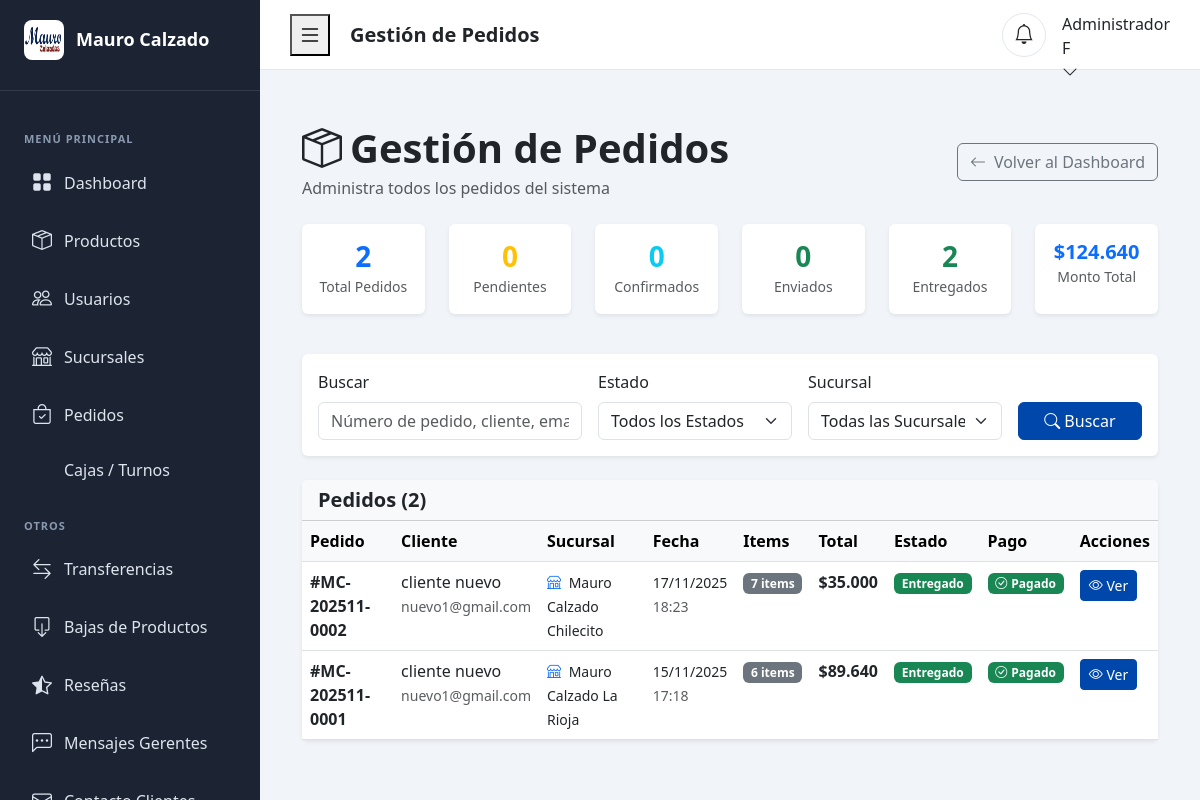
Page /admin/pedidos.php (signed in) on the committed database.
### tables this page shows
CREATE TABLE `sucursales` (
  `id` int(11) NOT NULL,
  `nombre` varchar(100) NOT NULL,
  `direccion` varchar(255) NOT NULL,
  `ciudad` varchar(100) NOT NULL,
  `provincia` varchar(100) NOT NULL,
  `codigo_postal` varchar(10) DEFAULT NULL,
  `telefono` varchar(20) DEFAULT NULL,
  `email` varchar(100) DEFAULT NULL,
  `horario_lunes_viernes` varchar(100) DEFAULT NULL,
  `horario_sabado` varchar(100) DEFAULT NULL,
  `horario_domingo` varchar(100) DEFAULT NULL,
  `latitud` decimal(10,8) DEFAULT NULL,
  `longitud` decimal(11,8) DEFAULT NULL,
  `activo` tinyint(1) DEFAULT 1,
  `fecha_creacion` datetime DEFAULT current_timestamp(),
  `horario_apertura_manana` time DEFAULT '09:00:00' COMMENT 'Apertura turno mañana',
  `horario_cierre_manana` time DEFAULT '13:00:00' COMMENT 'Cierre turno mañana',
  `horario_apertura_tarde` time DEFAULT '17:30:00' COMMENT 'Apertura turno tarde',
  `horario_cierre_tarde` time DEFAULT '21:30:00' COMMENT 'Cierre turno tarde',
  `trabaja_sabado` tinyint(1) DEFAULT 1 COMMENT '1=sí, 0=no',
  `trabaja_domingo` tinyint(1) DEFAULT 0 COMMENT '1=sí, 0=no'
);

CREATE TABLE `pedidos` (
  `id` int(11) NOT NULL,
  `usuario_id` int(11) NOT NULL,
  `sucursal_id` int(11) DEFAULT NULL,
  `numero_pedido` varchar(20) NOT NULL,
  `total` decimal(10,2) NOT NULL,
  `subtotal` decimal(10,2) NOT NULL,
  `descuento` decimal(10,2) DEFAULT 0.00,
  `costo_envio` decimal(10,2) DEFAULT 0.00,
  `estado` enum('pendiente','confirmado','preparando','enviado','entregado','cancelado') DEFAULT 'pendiente',
  `metodo_pago` enum('efectivo','transferencia','tarjeta','mercadopago') NOT NULL,
  `estado_pago` enum('pendiente','pagado','rechazado') DEFAULT 'pendiente',
  `tipo_entrega` enum('retiro','envio') NOT NULL,
  `direccion_envio` text DEFAULT NULL,
  `ciudad_envio` varchar(100) DEFAULT NULL,
  `provincia_envio` varchar(100) DEFAULT NULL,
  `codigo_postal_envio` varchar(10) DEFAULT NULL,
  `telefono_contacto` varchar(20) DEFAULT NULL,
  `notas_cliente` text DEFAULT NULL,
  `fecha_pedido` datetime DEFAULT current_timestamp(),
  `fecha_confirmacion` datetime DEFAULT NULL,
  `fecha_envio` datetime DEFAULT NULL,
  `fecha_entrega` datetime DEFAULT NULL,
  `tipo_pedido` enum('cliente_tienda','sucursal_sucursal','sucursal_empresa') DEFAULT 'cliente_tienda' COMMENT 'Tipo de pedido',
  `sucursal_destino_id` int(11) DEFAULT NULL COMMENT 'Para pedidos entre sucursales',
  `notas_gerente` text DEFAULT NULL COMMENT 'Notas internas del gerente',
  `confirmado_por` int(11) DEFAULT NULL COMMENT 'ID del gerente que confirmó',
  `fecha_cancelacion` datetime DEFAULT NULL,
  `motivo_cancelacion` text DEFAULT NULL
);

CREATE TABLE `usuarios` (
  `id` int(11) NOT NULL,
  `rol_id` int(11) NOT NULL DEFAULT 1,
  `sucursal_id` int(11) DEFAULT NULL,
  `nombre` varchar(100) NOT NULL,
  `apellido` varchar(100) NOT NULL,
  `email` varchar(150) NOT NULL,
  `password` varchar(255) NOT NULL,
  `telefono` varchar(20) DEFAULT NULL,
  `dni` varchar(10) DEFAULT NULL,
  `direccion` text DEFAULT NULL,
  `ciudad` varchar(100) DEFAULT NULL,
  `provincia` varchar(100) DEFAULT NULL,
  `codigo_postal` varchar(10) DEFAULT NULL,
  `fecha_registro` datetime DEFAULT current_timestamp(),
  `ultimo_acceso` datetime DEFAULT NULL,
  `activo` tinyint(1) DEFAULT 1,
  `verificado` tinyint(1) DEFAULT 0
);

### admin/pedidos.php (the view, shortened to what this page needs)
<?php
require_once('../includes/verificar-admin.php');
$filtro_estado = $_GET['estado'] ?? 'todos';
$filtro_busqueda = $_GET['busqueda'] ?? '';
$query = "SELECT p.*,
          u.nombre AS cliente_nombre, u.apellido AS cliente_apellido, u.email AS cliente_email, u.telefono AS cliente_telefono,
          s.nombre AS sucursal_nombre, s.ciudad AS sucursal_ciudad,
          COUNT(dp.id) AS cantidad_productos,
          SUM(dp.cantidad) AS cantidad_items
          FROM pedidos p
          INNER JOIN usuarios u ON p.usuario_id = u.id
          LEFT JOIN sucursales s ON p.sucursal_id = s.id
          LEFT JOIN detalle_pedidos dp ON p.id = dp.pedido_id
          WHERE 1=1";
$query .= " GROUP BY p.id ORDER BY p.fecha_pedido DESC";
$stmt = mysqli_prepare($conn, $query);
mysqli_stmt_execute($stmt);
$result = mysqli_stmt_get_result($stmt);
$pedidos = mysqli_fetch_all($result, MYSQLI_ASSOC);
$query_suc = "SELECT * FROM sucursales WHERE activo = 1 ORDER BY nombre";
$result_suc = mysqli_query($conn, $query_suc);
$stats = [
    'total' => 0,
    'pendientes' => 0,
    'confirmados' => 0,
    'en_preparacion' => 0,
    'enviados' => 0,
    'entregados' => 0,
    'cancelados' => 0,
    'monto_total' => 0
];
$query_stats = "SELECT estado, COUNT(*) as cantidad, SUM(total) as monto FROM pedidos GROUP BY estado";
$result_stats = mysqli_query($conn, $query_stats);
while ($row = mysqli_fetch_assoc($result_stats)) {
    $stats['total'] += $row['cantidad'];
    $stats['monto_total'] += $row['monto'];
    switch ($row['estado']) {
        case 'entregado':
            $stats['entregados'] = $row['cantidad'];
            break;
    }
}
require_once('includes/header-admin.php');
?>
<div class="container-fluid py-4">
    <div class="d-flex justify-content-between align-items-center mb-4">
        <div>
            <h1 class="fw-bold mb-1">
                <i class="bi bi-box-seam me-2"></i>Gestión de Pedidos
            </h1>
            <p class="text-muted mb-0">Administra todos los pedidos del sistema</p>
        </div>
        <div>
            <a href="dashboard.php" class="btn btn-outline-secondary">
                <i class="bi bi-arrow-left me-2"></i>Volver al Dashboard
            </a>
        </div>
    </div>
    <div class="row mb-4">
        <div class="col-md-2 mb-3">
            <div class="card border-0 shadow-sm h-100">
                <div class="card-body text-center">
                    <h3 class="fw-bold text-primary mb-0"><?php echo $stats['total']; ?></h3>
                    <small class="text-muted">Total Pedidos</small>
                </div>
            </div>
        </div>
        <div class="col-md-2 mb-3">
            <div class="card border-0 shadow-sm h-100">
                <div class="card-body text-center">
                    <h3 class="fw-bold text-warning mb-0"><?php echo $stats['pendientes']; ?></h3>
                    <small class="text-muted">Pendientes</small>
                </div>
            </div>
        </div>
        <div class="col-md-2 mb-3">
            <div class="card border-0 shadow-sm h-100">
                <div class="card-body text-center">
                    <h3 class="fw-bold text-info mb-0"><?php echo $stats['confirmados']; ?></h3>
                    <small class="text-muted">Confirmados</small>
                </div>
            </div>
        </div>
        <div class="col-md-2 mb-3">
            <div class="card border-0 shadow-sm h-100">
                <div class="card-body text-center">
                    <h3 class="fw-bold text-success mb-0"><?php echo $stats['enviados']; ?></h3>
                    <small class="text-muted">Enviados</small>
                </div>
            </div>
        </div>
        <div class="col-md-2 mb-3">
            <div class="card border-0 shadow-sm h-100">
                <div class="card-body text-center">
                    <h3 class="fw-bold text-success mb-0"><?php echo $stats['entregados']; ?></h3>
                    <small class="text-muted">Entregados</small>
                </div>
            </div>
        </div>
        <div class="col-md-2 mb-3">
            <div class="card border-0 shadow-sm h-100">
                <div class="card-body text-center">
                    <h5 class="fw-bold text-primary mb-0">$<?php echo number_format($stats['monto_total'], 0, ',', '.'); ?></h5>
                    <small class="text-muted">Monto Total</small>
                </div>
            </div>
        </div>
    </div>
    <div class="card border-0 shadow-sm mb-4">
        <div class="card-body">
            <form method="GET" class="row g-3">
                <div class="col-md-4">
                    <label class="form-label">Buscar</label>
                    <input type="text"
                           class="form-control"
                           name="busqueda"
                           placeholder="Número de pedido, cliente, email..."
                           value="<?php echo htmlspecialchars($filtro_busqueda); ?>">
                </div>
                <div class="col-md-3">
                    <label class="form-label">Estado</label>
                    <select name="estado" class="form-select">
                        <option value="todos" <?php echo $filtro_estado == 'todos' ? 'selected' : ''; ?>>Todos los Estados</option>
                    </select>
                </div>
                <div class="col-md-3">
                    <label class="form-label">Sucursal</label>
                    <select name="sucursal" class="form-select">
                        <option value="0">Todas las Sucursales</option>
                    </select>
                </div>
                <div class="col-md-2">
                    <label class="form-label">&nbsp;</label>
                    <button type="submit" class="btn btn-primary w-100">
                        <i class="bi bi-search me-1"></i>Buscar
                    </button>
                </div>
            </form>
        </div>
    </div>
    <div class="card border-0 shadow-sm">
        <div class="card-header bg-light">
            <h5 class="mb-0 fw-bold">
                Pedidos (<?php echo count($pedidos); ?>)
            </h5>
        </div>
        <div class="card-body p-0">
            <?php if (empty($pedidos)): ?>
                <div class="text-center py-5">
                    <i class="bi bi-inbox display-1 text-muted"></i>
                    <h5 class="mt-3">No se encontraron pedidos</h5>
                </div>
            <?php else: ?>
                <div class="table-responsive">
                    <table class="table table-hover mb-0">
                        <thead class="table-light">
                            <tr>
                                <th>Pedido</th>
                                <th>Cliente</th>
                                <th>Sucursal</th>
                                <th>Fecha</th>
                                <th>Items</th>
                                <th>Total</th>
                                <th>Estado</th>
                                <th>Pago</th>
                                <th>Acciones</th>
                            </tr>
                        </thead>
                        <tbody>
                            <?php foreach ($pedidos as $pedido): ?>
                                <tr>
                                    <td>
                                        <strong>#<?php echo $pedido['numero_pedido']; ?></strong>
                                    </td>
                                    <td>
                                        <?php echo htmlspecialchars($pedido['cliente_nombre'] . ' ' . $pedido['cliente_apellido']); ?><br>
                                        <small class="text-muted"><?php echo htmlspecialchars($pedido['cliente_email']); ?></small>
                                    </td>
                                    <td>
                                        <?php if ($pedido['sucursal_nombre']): ?>
                                            <small>
                                                <i class="bi bi-shop text-primary me-1"></i>
                                                <?php echo $pedido['sucursal_nombre']; ?>
                                            </small>
                                        <?php else: ?>
                                            <span class="badge bg-warning text-dark">Sin asignar</span>
                                        <?php endif; ?>
                                    </td>
                                    <td>
                                        <small><?php echo date('d/m/Y', strtotime($pedido['fecha_pedido'])); ?></small><br>
                                        <small class="text-muted"><?php echo date('H:i', strtotime($pedido['fecha_pedido'])); ?></small>
                                    </td>
                                    <td>
                                        <span class="badge bg-secondary"><?php echo $pedido['cantidad_items']; ?> items</span>
                                    </td>
                                    <td>
                                        <strong>$<?php echo number_format($pedido['total'], 0, ',', '.'); ?></strong>
                                    </td>
                                    <td>
                                        <?php
                                        $badge_class = [
                                            'pendiente' => 'warning',
                                            'confirmado' => 'info',
                                            'preparando' => 'primary',
                                            'enviado' => 'success',
                                            'entregado' => 'success',
                                            'cancelado' => 'danger'
                                        ];
                                        $class = $badge_class[$pedido['estado']] ?? 'secondary';
                                        ?>
                                        <span class="badge bg-<?php echo $class; ?>">
                                            <?php echo ucfirst($pedido['estado']); ?>
                                        </span>
                                    </td>
                                    <td>
                                        <?php if ($pedido['estado_pago'] == 'pagado'): ?>
                                            <span class="badge bg-success">
                                                <i class="bi bi-check-circle me-1"></i>Pagado
                                            </span>
                                        <?php else: ?>
                                            <span class="badge bg-warning text-dark">
                                                <i class="bi bi-clock me-1"></i>Pendiente
                                            </span>
                                        <?php endif; ?>
                                    </td>
                                    <td>
                                        <button type="button"
                                                class="btn btn-sm btn-primary"
                                                data-bs-toggle="modal"
                                                data-bs-target="#modalDetalle<?php echo $pedido['id']; ?>">
                                            <i class="bi bi-eye"></i> Ver
                                        </button>
                                    </td>
                                </tr>
                            <?php endforeach; ?>
                        </tbody>
                    </table>
                </div>
            <?php endif; ?>
        </div>
    </div>
</div>
<?php require_once('includes/footer-admin.php'); ?>

### css/styles.css (style rules this page uses)
:root { --color-primary: #0047AB; --color-secondary: #DC143C; --color-dark: #212529; --color-light: #f8f9fa; --font-family: 'Segoe UI', Tahoma, Geneva, Verdana, sans-serif; --border-radius: 8px; --sidebar-width: 260px; --topbar-height: 70px; --admin-primary: #3C50E0; --sidebar-bg: #1C2434; --sidebar-hover: #333A48; --gerente-primary: #10B981; --gerente-sidebar-bg: #065F46; --gerente-sidebar-hover: #047857; }
body { font-family: var(--font-family); color: var(--color-dark); }
body.admin-panel, body.gerente-panel { background: #F1F5F9; overflow-x: hidden; }
.btn-primary { background-color: var(--color-primary); border-color: var(--color-primary); }
.badge { font-size: 0.75rem; }
.shadow-sm { box-shadow: 0 0.125rem 0.25rem rgba(0, 0, 0, 0.075) !important; }

### rows in the picture
sucursales: id "2", trabaja_domingo "0"
pedidos: numero_pedido "MC-202511-0002", usuario.apellido "cliente nuevo", usuario.email "nuevo1@gmail.com", sucursal.nombre "Mauro Calzado Chilecito", fecha_pedido "17/11/2025", fecha_pedido "18:23", cantidad_items "7", total "35.000", estado "Entregado", estado_pago "pagado" (drawn)
pedidos: numero_pedido "MC-202511-0001", usuario.apellido "cliente nuevo", usuario.email "nuevo1@gmail.com", sucursal.nombre "Mauro Calzado La Rioja", fecha_pedido "15/11/2025", fecha_pedido "17:18", cantidad_items "6", total "89.640", estado "Entregado", estado_pago "pagado" (drawn)

### other values in the picture
$titulo_pagina "Gestión de Pedidos"
substr($_SESSION['nombre'], 0, 1) "F"
$stats['monto_total'] "124.640"
count($pedidos) "2"
